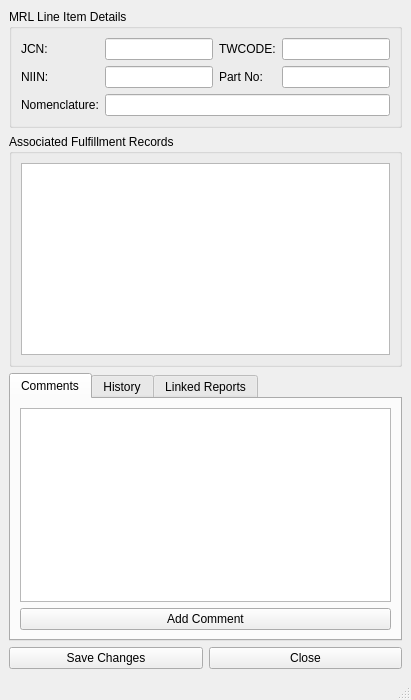
<?xml version="1.0" encoding="UTF-8"?>
<ui version="4.0">
 <class>MRLDetailWindow</class>
 <widget class="QMainWindow" name="MRLDetailWindow">
  <property name="windowTitle">
   <string>MRL Line Item Detail</string>
  </property>
  <widget class="QWidget" name="centralwidget">
   <layout class="QVBoxLayout" name="verticalLayout">
    <!-- MRL Line Item Details Section -->
    <item>
     <widget class="QGroupBox" name="mrlDetailsGroup">
      <property name="title">
       <string>MRL Line Item Details</string>
      </property>
      <layout class="QGridLayout" name="mrlDetailsLayout">
       <item row="0" column="0">
        <widget class="QLabel" name="jcnLabel">
         <property name="text">
          <string>JCN:</string>
         </property>
        </widget>
       </item>
       <item row="0" column="1">
        <widget class="QLineEdit" name="jcnEdit" />
       </item>
       <item row="0" column="2">
        <widget class="QLabel" name="twcodeLabel">
         <property name="text">
          <string>TWCODE:</string>
         </property>
        </widget>
       </item>
       <item row="0" column="3">
        <widget class="QLineEdit" name="twcodeEdit" />
       </item>
       <item row="1" column="0">
        <widget class="QLabel" name="niinLabel">
         <property name="text">
          <string>NIIN:</string>
         </property>
        </widget>
       </item>
       <item row="1" column="1">
        <widget class="QLineEdit" name="niinEdit" />
       </item>
       <item row="1" column="2">
        <widget class="QLabel" name="partNoLabel">
         <property name="text">
          <string>Part No:</string>
         </property>
        </widget>
       </item>
       <item row="1" column="3">
        <widget class="QLineEdit" name="partNoEdit" />
       </item>
       <item row="2" column="0">
        <widget class="QLabel" name="nomenclatureLabel">
         <property name="text">
          <string>Nomenclature:</string>
         </property>
        </widget>
       </item>
       <item row="2" column="1" colspan="3">
        <widget class="QLineEdit" name="nomenclatureEdit" />
       </item>
       <!-- Add more MRL fields as needed -->
      </layout>
     </widget>
    </item>
    
    <!-- Fulfillment Records Section -->
    <item>
     <widget class="QGroupBox" name="fulfillmentGroup">
      <property name="title">
       <string>Associated Fulfillment Records</string>
      </property>
      <layout class="QVBoxLayout" name="fulfillmentLayout">
       <item>
        <widget class="QTableView" name="fulfillmentTable" />
       </item>
      </layout>
     </widget>
    </item>
    
    <!-- Additional Information Tabs -->
    <item>
     <widget class="QTabWidget" name="infoTabWidget">
      <widget class="QWidget" name="commentsTab">
       <attribute name="title">
        <string>Comments</string>
       </attribute>
       <layout class="QVBoxLayout" name="commentsLayout">
        <item>
         <widget class="QTextEdit" name="commentsTextEdit" />
        </item>
        <item>
         <widget class="QPushButton" name="addCommentButton">
          <property name="text">
           <string>Add Comment</string>
          </property>
         </widget>
        </item>
       </layout>
      </widget>
      <widget class="QWidget" name="historyTab">
       <attribute name="title">
        <string>History</string>
       </attribute>
       <layout class="QVBoxLayout" name="historyLayout">
        <item>
         <widget class="QTableView" name="historyTable" />
        </item>
       </layout>
      </widget>
      <widget class="QWidget" name="reportsTab">
       <attribute name="title">
        <string>Linked Reports</string>
       </attribute>
       <layout class="QVBoxLayout" name="reportsLayout">
        <item>
         <widget class="QTableView" name="reportsTable" />
        </item>
       </layout>
      </widget>
     </widget>
    </item>
    
    <!-- Action Buttons -->
    <item>
     <layout class="QHBoxLayout" name="actionButtonsLayout">
      <item>
       <widget class="QPushButton" name="saveButton">
        <property name="text">
         <string>Save Changes</string>
        </property>
       </widget>
      </item>
      <item>
       <widget class="QPushButton" name="closeButton">
        <property name="text">
         <string>Close</string>
        </property>
       </widget>
      </item>
     </layout>
    </item>
   </layout>
  </widget>
  <widget class="QStatusBar" name="statusbar" />
 </widget>
 <resources/>
 <connections/>
</ui>
